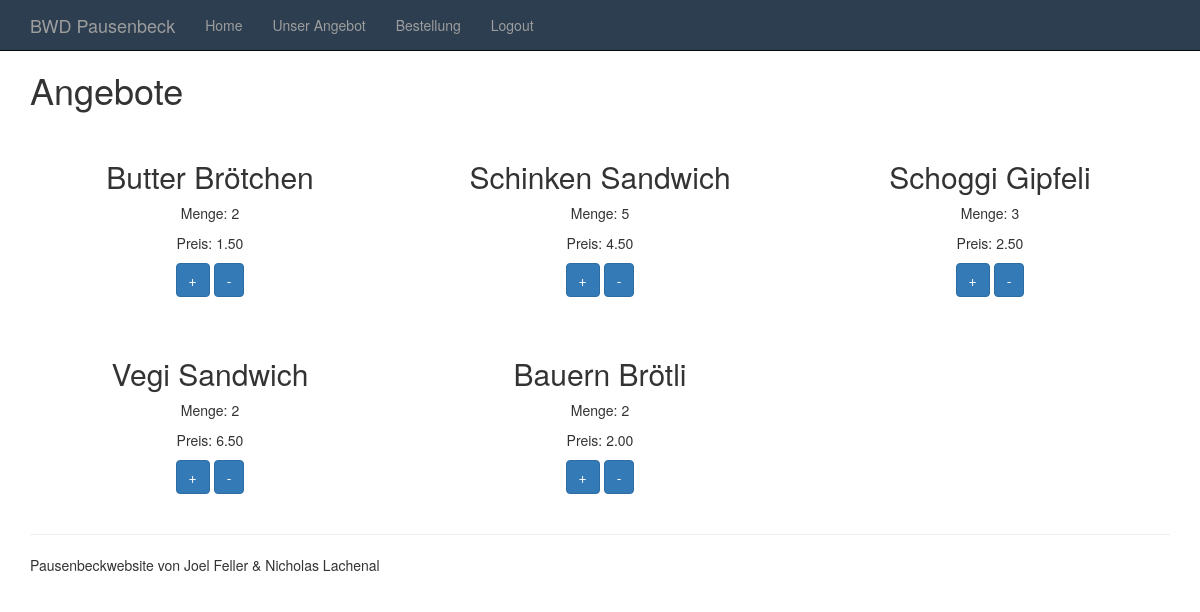
Page /waren/angebote (signed in) on the committed database.
### tables this page shows
CREATE TABLE `angebot` (
  `aid` int(11) NOT NULL,
  `name` varchar(50) DEFAULT NULL,
  `anzahl` int(11) DEFAULT NULL,
  `preis` varchar(50) DEFAULT NULL
);

### lib/View.php (called while the page is built, shortened)
<?php
class View
{
    private $viewfile;
    private $properties = array();
    public function __construct($viewfile)
    {
        $this->viewfile = "./../view/$viewfile.php";
    }
    public function __set($key, $value)
    {
        if (!isset($this->$key)) {
            $this->properties[$key] = $value;
        }
    }
    public function display()
    {
        extract($this->properties);
        require './../view/header.php';
        require $this->viewfile;
        require './../view/footer.php';
    }
}

### controller/WarenController.php (called while the page is built, shortened)
<?php
class WarenController
{
    public function angebote()
    {
        $warenRepository = new WarenRepository();
        $userRepository = new UserRepository();
        $view = new View('angebote_list');
        $view->title = 'Angebote';
        $view->heading = 'Angebote';
        $view->user = $userRepository->readById($_SESSION['id']);
        $view->angebote = $warenRepository->readAll();
        $view->display();
    }
}

### lib/Dispatcher.php (called while the page is built, shortened)
<?php
class Dispatcher
{
    public static function dispatch()
    {
        $uri = $_SERVER['REQUEST_URI'];
        $uri = strtok($uri, '?');
        $uri = trim($uri, '/');
        $uriFragments = explode('/', $uri);
        $method = 'index';
        if (!empty($uriFragments[1])) {
            $method = $uriFragments[1];
        }
        $controller = new $controllerName();
        $controller->$method();
    }
}

### public/index.php (called while the page is built)
<?php
require_once '../lib/Dispatcher.php';
require_once '../lib/formbuilder/FormBuilder.php';
require_once '../lib/View.php';
$dispatcher = new Dispatcher();
$dispatcher->dispatch();

### lib/ConnectionHandler.php (called while the page is built, shortened)
<?php
class ConnectionHandler
{
    private static $connection = null;
    public static function getConnection()
    {
        if (self::$connection === null) {
            $config = require '../config.php';
            $host = $config['database']['host'];
            $username = $config['database']['username'];
            $password = $config['database']['password'];
            $database = $config['database']['database'];
            self::$connection = new MySQLi($host, $username, $password, $database);
            self::$connection->set_charset('utf8');
        }
        return self::$connection;
    }
}

### lib/Repository.php (called while the page is built, shortened)
<?php
require_once 'ConnectionHandler.php';
class Repository
{
    protected $tableName = null;
    public function readById($id)
    {
        $query = "SELECT * FROM {$this->tableName} WHERE uid=?";
        $statement = ConnectionHandler::getConnection()->prepare($query);
        $statement->bind_param('i', $id);
        $statement->execute();
        $result = $statement->get_result();
        $row = $result->fetch_object();
        return $row;
    }
    public function readAll($max = 100)
    {
        $query = "SELECT * FROM {$this->tableName} LIMIT 0, $max";
        $statement = ConnectionHandler::getConnection()->prepare($query);
        $statement->execute();
        $result = $statement->get_result();
        $rows = array();
        while ($row = $result->fetch_object()) {
            $rows[] = $row;
        }
        return $rows;
    }
}

### view/angebote_list.php (the view, shortened to what this page needs)
<?php if($user->admin == 1): ?>
    <div class="row">
        <div id="owl-example" class="owl-carousel">
            <div class="text-center item">
                <?php foreach ($angebote as $angebot): ?>
                    <div class="col-md-4 projekte-post blog-large wow fadeInLeft" data-wow-duration="300ms" data-wow-delay="0ms">
                        <article>
                            <br>
                            <header class="entry-header">
                                <h2 class="entry-title"><?= $angebot->name; ?></h2>
                            </header>
                            <div class="entry-content">
                                <P>Menge: <?= $angebot->anzahl; ?></P>
                                <P>Preis: <?= $angebot->preis; ?></P>
                                <a class="btn btn-primary" href="raiseStock?aid=<?=$angebot->aid?>&anz=<?= $angebot->anzahl; ?>">+</a>
                                <?php if($angebot->anzahl == 0): ?><a class="btn btn-danger" href="">-</a>
                                <?php else: ?> <a class="btn btn-primary" href="dropStock?aid=<?=$angebot->aid?>&anz=<?= $angebot->anzahl; ?>">-</a> <?php endif; ?>
                            </div>
                            <br>
                        </article>
                    </div>
                <?php endforeach; ?>
            </div>
        </div>
    </div>
<?php endif; ?>

### view/header.php (shortened to what this page needs)
<!DOCTYPE html>
<html lang="de">
  <head>
    <link rel="stylesheet" href="https://maxcdn.bootstrapcdn.com/bootstrap/3.3.6/css/bootstrap.min.css">
    <link href="/css/style.css" rel="stylesheet">
  </head>
  <body>
    <nav class="navbar navbar-inverse navbar-fixed-top">
      <div class="container">
        <div class="navbar-header">
          <a class="navbar-brand" href="/">BWD Pausenbeck</a>
        </div>
        <div id="navbar" class="collapse navbar-collapse">
          <ul class="nav navbar-nav">
              <li><a href="/">Home</a></li>
              <?php if(isset($_SESSION['email'])) : ?>
                  <li><a href="/waren/angebote">Unser Angebot</a></li>
                  <li><a href="/bestellung/uebersicht">Bestellung</a></li>
                  <li><a href="/user/logout">Logout</a></li>
              <?php endif; ?>
          </ul>
        </div>
      </div>
    </nav>
    <div class="container">
    <h1><?= $heading ?></h1>

### view/footer.php (shortened to what this page needs)
        <hr>
        <footer>
          <p>Pausenbeckwebsite von Joel Feller & Nicholas Lachenal</p>
        </footer>
    </div>
  </body>
</html>

### public/css/style.css (style rules this page uses)
body { padding-top: 50px; }
.navbar { background-color: #2c3e50; color: #bdc3c7; }

### rows in the picture
angebot: name "Butter Brötchen", anzahl "2", preis "1.50"
angebot: name "Schinken Sandwich", anzahl "5", preis "4.50"
angebot: name "Schoggi Gipfeli", anzahl "3", preis "2.50"
angebot: name "Vegi Sandwich", anzahl "2", preis "6.50"
angebot: name "Bauern Brötli", anzahl "2", preis "2.00"

### other values in the picture
$heading "Angebote"
